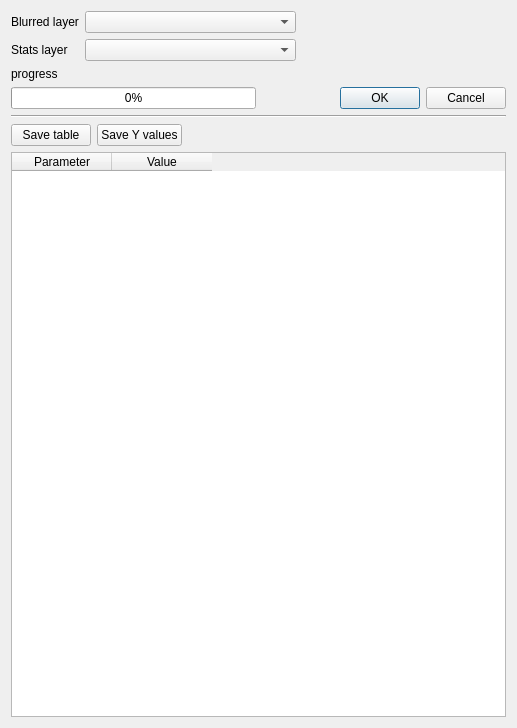
<?xml version="1.0" encoding="UTF-8"?>
<ui version="4.0">
 <class>Form</class>
 <widget class="QWidget" name="Form">
  <property name="geometry">
   <rect>
    <x>0</x>
    <y>0</y>
    <width>517</width>
    <height>728</height>
   </rect>
  </property>
  <property name="windowTitle">
   <string>Form</string>
  </property>
  <layout class="QVBoxLayout" name="verticalLayout">
   <item>
    <layout class="QFormLayout" name="formLayout">
     <property name="fieldGrowthPolicy">
      <enum>QFormLayout::ExpandingFieldsGrow</enum>
     </property>
     <item row="0" column="0">
      <widget class="QLabel" name="label">
       <property name="text">
        <string>Blurred layer</string>
       </property>
      </widget>
     </item>
     <item row="0" column="1">
      <layout class="QHBoxLayout" name="horizontalLayout_4">
       <item>
        <widget class="QComboBox" name="comboBox_blurredLayer">
         <property name="sizePolicy">
          <sizepolicy hsizetype="Expanding" vsizetype="Fixed">
           <horstretch>0</horstretch>
           <verstretch>0</verstretch>
          </sizepolicy>
         </property>
         <property name="sizeAdjustPolicy">
          <enum>QComboBox::AdjustToContentsOnFirstShow</enum>
         </property>
        </widget>
       </item>
       <item>
        <spacer name="horizontalSpacer_2">
         <property name="orientation">
          <enum>Qt::Horizontal</enum>
         </property>
         <property name="sizeHint" stdset="0">
          <size>
           <width>40</width>
           <height>20</height>
          </size>
         </property>
        </spacer>
       </item>
      </layout>
     </item>
     <item row="2" column="0">
      <widget class="QLabel" name="label_2">
       <property name="text">
        <string>Stats layer</string>
       </property>
      </widget>
     </item>
     <item row="2" column="1">
      <layout class="QHBoxLayout" name="horizontalLayout_5">
       <item>
        <widget class="QComboBox" name="comboBox_statsLayer">
         <property name="sizePolicy">
          <sizepolicy hsizetype="MinimumExpanding" vsizetype="Fixed">
           <horstretch>0</horstretch>
           <verstretch>0</verstretch>
          </sizepolicy>
         </property>
         <property name="sizeAdjustPolicy">
          <enum>QComboBox::AdjustToContentsOnFirstShow</enum>
         </property>
        </widget>
       </item>
       <item>
        <spacer name="horizontalSpacer_3">
         <property name="orientation">
          <enum>Qt::Horizontal</enum>
         </property>
         <property name="sizeHint" stdset="0">
          <size>
           <width>40</width>
           <height>20</height>
          </size>
         </property>
        </spacer>
       </item>
      </layout>
     </item>
    </layout>
   </item>
   <item>
    <widget class="QLabel" name="label_progressStats">
     <property name="text">
      <string>progress</string>
     </property>
    </widget>
   </item>
   <item>
    <layout class="QHBoxLayout" name="horizontalLayout_2">
     <item>
      <widget class="QProgressBar" name="progressBar_stats">
       <property name="value">
        <number>0</number>
       </property>
      </widget>
     </item>
     <item>
      <widget class="QDialogButtonBox" name="buttonBox_stats">
       <property name="standardButtons">
        <set>QDialogButtonBox::Cancel|QDialogButtonBox::Ok</set>
       </property>
       <property name="centerButtons">
        <bool>false</bool>
       </property>
      </widget>
     </item>
    </layout>
   </item>
   <item>
    <widget class="Line" name="line">
     <property name="orientation">
      <enum>Qt::Horizontal</enum>
     </property>
    </widget>
   </item>
   <item>
    <layout class="QHBoxLayout" name="horizontalLayout_3">
     <item>
      <widget class="QPushButton" name="pushButton_saveTable">
       <property name="text">
        <string>Save table</string>
       </property>
      </widget>
     </item>
     <item>
      <widget class="QPushButton" name="pushButton_saveYValues">
       <property name="text">
        <string>Save Y values</string>
       </property>
      </widget>
     </item>
     <item>
      <spacer name="horizontalSpacer">
       <property name="orientation">
        <enum>Qt::Horizontal</enum>
       </property>
       <property name="sizeHint" stdset="0">
        <size>
         <width>40</width>
         <height>20</height>
        </size>
       </property>
      </spacer>
     </item>
    </layout>
   </item>
   <item>
    <layout class="QHBoxLayout" name="horizontalLayout">
     <item>
      <widget class="QTableWidget" name="tableWidget">
       <property name="minimumSize">
        <size>
         <width>200</width>
         <height>0</height>
        </size>
       </property>
       <attribute name="verticalHeaderVisible">
        <bool>false</bool>
       </attribute>
       <column>
        <property name="text">
         <string>Parameter</string>
        </property>
       </column>
       <column>
        <property name="text">
         <string>Value</string>
        </property>
       </column>
      </widget>
     </item>
     <item>
      <layout class="QVBoxLayout" name="layout_plot"/>
     </item>
    </layout>
   </item>
  </layout>
 </widget>
 <resources>
  <include location="../../../../../plugins/Blurring/resources.qrc"/>
 </resources>
 <connections/>
</ui>
